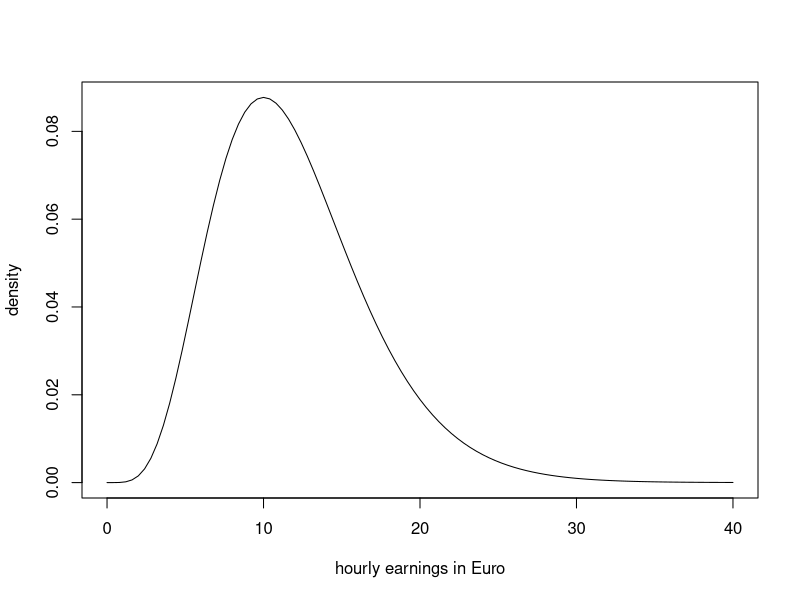
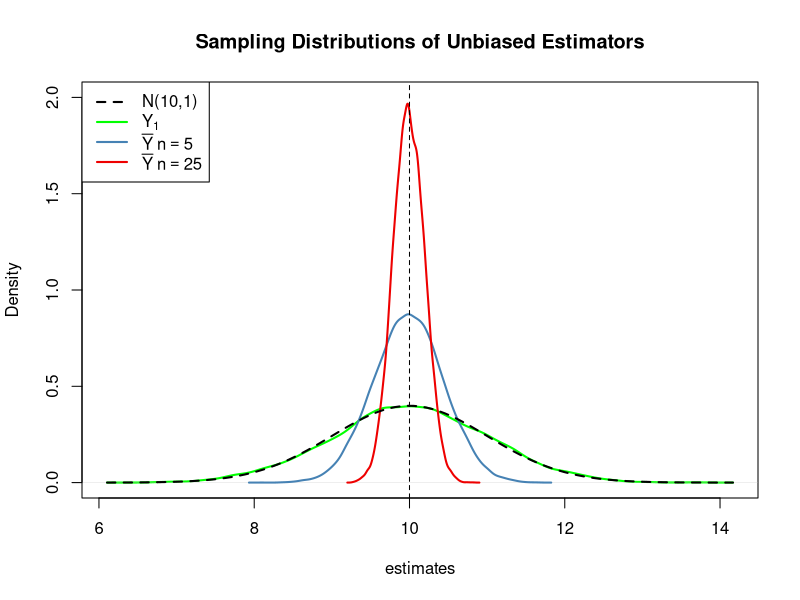
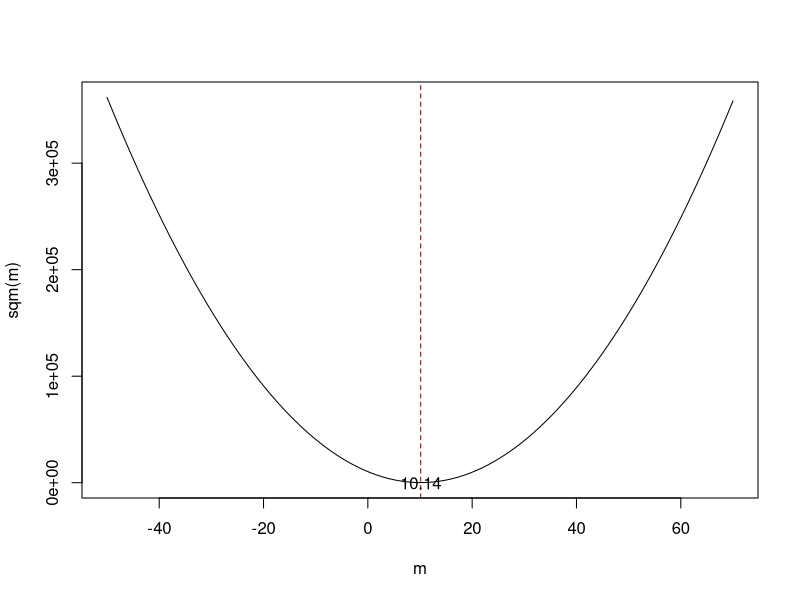
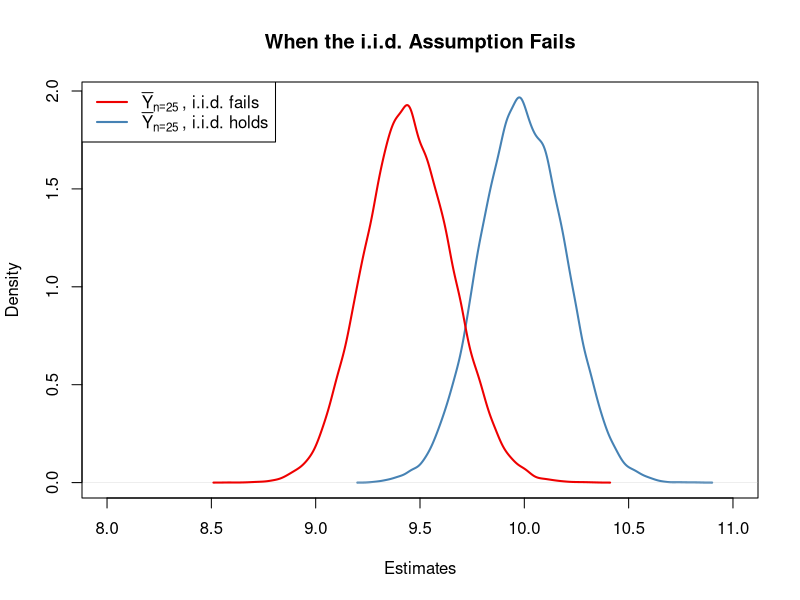
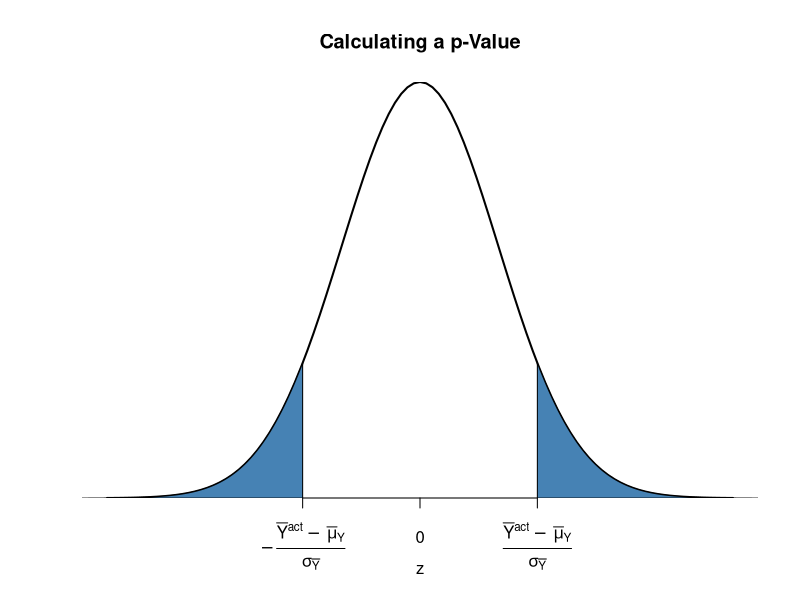
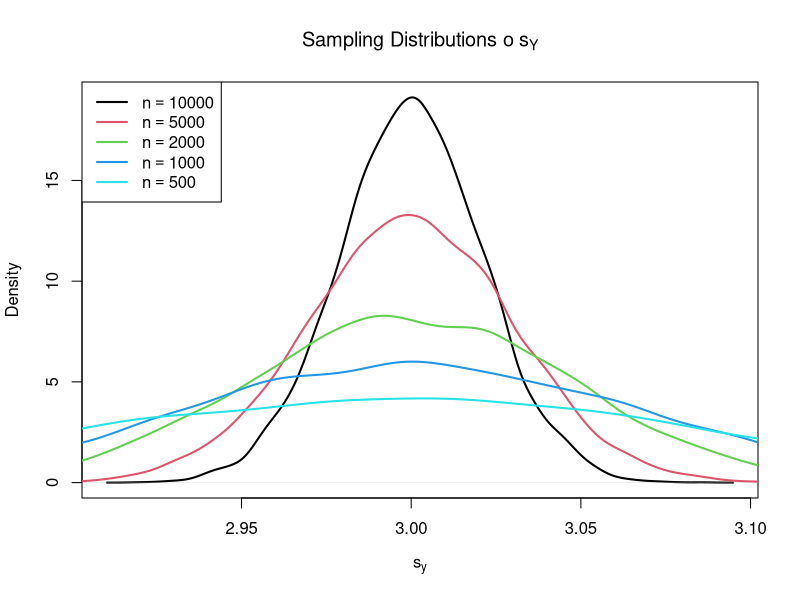
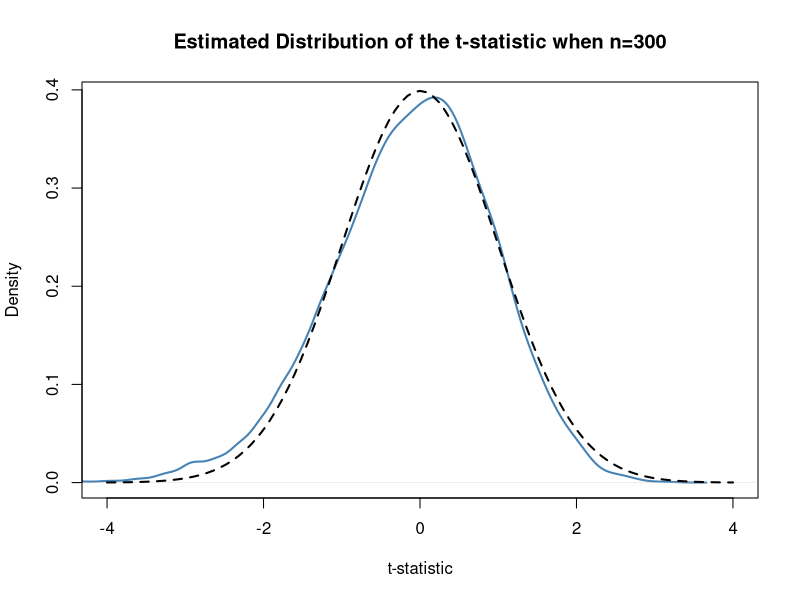
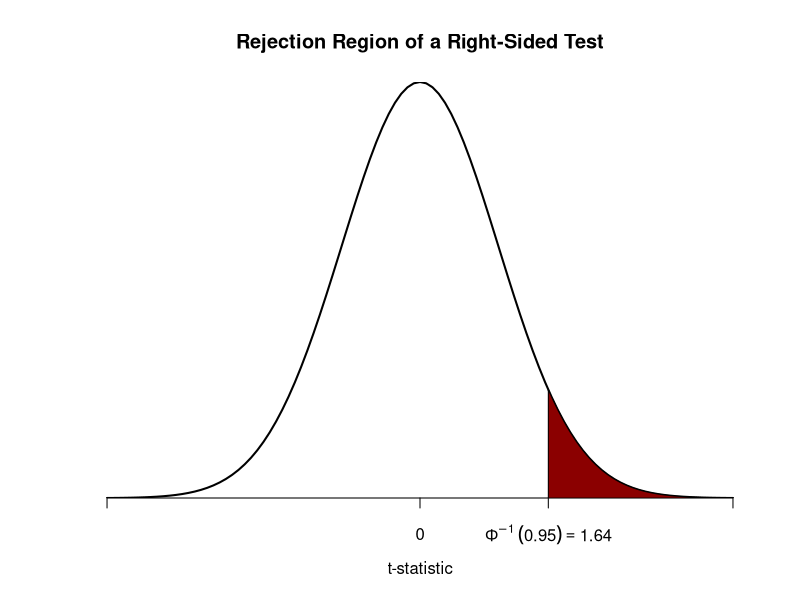

Recreate these plots in R, in order. (Note: this script raises an error after producing the figures.)
## ---- chunk 1
cat('
<div class = "keyconcept" id="KC3.1">
<h3 class = "right"> Key Concept 3.1 </h3>          
<h3 class = "left"> Estimators and Estimates </h3>

*Estimators* are functions of sample data drawn from an unknown population. *Estimates* are numeric values computed by estimators based on the sample data. Estimators are random variables because they are functions of *random* data. Estimates are nonrandom numbers.

</div>
')
## ---- chunk 2
cat('\\begin{keyconcepts}[Estimators and Estimates]{3.1}
\\textit{Estimators} are functions of sample data that are drawn randomly from an unknown population. \\textit{Estimates} are numeric values computed by estimators based on the sample data. Estimators are random variables because they are functions of \\textit{random} data. Estimates are nonrandom numbers.
\\end{keyconcepts}')
## ---- chunk 3
# plot the chi_12^2 distribution
curve(dchisq(x, df=12), 
      from = 0, 
      to = 40, 
      ylab = "density", 
      xlab = "hourly earnings in Euro")
## ---- chunk 4
# set seed for reproducibility
set.seed(1)

# sample from the chi_12^2 distribution, use only the first observation
rsamp <- rchisq(n = 100, df = 12)
rsamp[1]
## ---- chunk 5
cat('
<div class = "keyconcept" id="KC3.2">
<h3 class = "right"> Key Concept 3.2 </h3>          
<h3 class = "left"> Bias, Consistency and Efficiency </h3>

Desirable characteristics of an estimator include unbiasedness, consistency and efficiency.

**Unbiasedness:**  
If the mean of the sampling distribution of some estimator $\\hat\\mu_Y$ for the population mean $\\mu_Y$ equals $\\mu_Y$,
$$ E(\\hat\\mu_Y) = \\mu_Y, $$
the estimator is unbiased for $\\mu_Y$. The *bias* of $\\hat\\mu_Y$ then is $0$:

$$ E(\\hat\\mu_Y) - \\mu_Y = 0$$

**Consistency:**

We want the uncertainty of the estimator $\\mu_Y$ to decrease as the number of observations in the sample grows. More precisely, we want the probability that the estimate $\\hat\\mu_Y$ falls within a small interval around the true value $\\mu_Y$ to get increasingly closer to $1$ as $n$ grows. We write this as

$$ \\hat\\mu_Y \\xrightarrow{p} \\mu_Y. $$

**Variance and efficiency:**

We want the estimator to be efficient. Suppose we have two estimators, $\\hat\\mu_Y$ and $\\overset{\\sim}{\\mu}_Y$ and for some given sample size $n$ it holds that

$$ E(\\hat\\mu_Y) = E(\\overset{\\sim}{\\mu}_Y) = \\mu_Y $$
but
$$\\text{Var}(\\hat\\mu_Y) < \\text{Var}(\\overset{\\sim}{\\mu}_Y).$$

We then prefer to use $\\hat\\mu_Y$ as it has a lower variance than $\\overset{\\sim}{\\mu}_Y$, meaning that $\\hat\\mu_Y$ is more *efficient* in using the information provided by the observations in the sample.

</div>
')
## ---- chunk 6
cat('\\begin{keyconcepts}[Bias\\comma Consistency and Efficiency]{3.2}
Desirable characteristics of an estimator include unbiasedness, consistency and efficiency.\\newline

\\textbf{Unbiasedness:}

If the mean of the sampling distribution of some estimator $\\hat\\mu_Y$ for the population mean $\\mu_Y$ equals $\\mu_Y$,
$$ E(\\hat\\mu_Y) = \\mu_Ym, $$
the estimator is unbiased for $\\mu_Y$. The \\textit{bias} of $\\hat\\mu_Y$ then is $0$:

$$ E(\\hat\\mu_Y) - \\mu_Y = 0$$

\\textbf{Consistency:}

We want the uncertainty of the estimator $\\mu_Y$ to decrease as the number of observations in the sample grows. More precisely, we want the probability that the estimate $\\hat\\mu_Y$ falls within a small interval around the true value $\\mu_Y$ to get increasingly closer to $1$ as $n$ grows. We write this as

$$ \\hat\\mu_Y \\xrightarrow{p} \\mu_Y. $$

\\textbf{Variance and efficiency:}

We want the estimator to be efficient. Suppose we have two estimators, $\\hat\\mu_Y$ and $\\overset{\\sim}{\\mu}_Y$ and for some given sample size $n$ it holds that

$$ E(\\hat\\mu_Y) = E(\\overset{\\sim}{\\mu}_Y) = \\mu_Y $$
but
$$\\text{Var}(\\hat\\mu_Y) < \\text{Var}(\\overset{\\sim}{\\mu}_Y).$$

We then prefer to use $\\hat\\mu_Y$ as it has a lower variance than $\\overset{\\sim}{\\mu}_Y$, meaning that $\\hat\\mu_Y$ is more \\textit{efficient} in using the information provided by the observations in the sample.
\\end{keyconcepts}')
## ---- chunk 7
# generate a fictious population
pop <- rnorm(10000, 10, 1)

# sample from the population and estimate the mean
est1 <- replicate(expr = mean(sample(x = pop, size = 5)), n = 25000)

est2 <- replicate(expr = mean(sample(x = pop, size = 25)), n = 25000)

fo <- replicate(expr = sample(x = pop, size = 5)[1], n = 25000)
## ---- chunk 8
# check if object type is vector
is.vector(est1)
is.vector(est2)

# check length
length(est1)
length(est2)
## ---- chunk 9
# plot density estimate Y_1
plot(density(fo), 
      col = "green", 
      lwd = 2,
      ylim = c(0, 2),
      xlab = "estimates",
      main = "Sampling Distributions of Unbiased Estimators")

# add density estimate for the distribution of the sample mean with n=5 to the plot
lines(density(est1), 
     col = "steelblue", 
     lwd = 2, 
     bty = "l")

# add density estimate for the distribution of the sample mean with n=25 to the plot
lines(density(est2), 
      col = "red2", 
      lwd = 2)

# add a vertical line at the true parameter
abline(v = 10, lty = 2)

# add N(10,1) density to the plot
curve(dnorm(x, mean = 10), 
     lwd = 2,
     lty = 2,
     add = T)

# add a legend
legend("topleft",
       legend = c("N(10,1)",
                  expression(Y[1]),
                  expression(bar(Y) ~ n == 5),
                  expression(bar(Y) ~ n == 25)
                  ), 
       lty = c(2, 1, 1, 1), 
       col = c("black","green", "steelblue", "red2"),
       lwd = 2)
## ---- chunk 10
# define the function and vectorize it
sqm <- function(m) {
 sum((y-m)^2)
}
sqm <- Vectorize(sqm)

# draw random sample and compute the mean
y <- rnorm(100, 10, 1)
mean(y)
## ---- chunk 11
# plot the objective function
curve(sqm(x), 
      from = -50, 
      to = 70,
      xlab = "m",
      ylab = "sqm(m)")

# add vertical line at mean(y)
abline(v = mean(y), 
       lty = 2, 
       col = "darkred")

# add annotation at mean(y)
text(x = mean(y), 
     y = 0, 
     labels = paste(round(mean(y), 2)))
## ---- chunk 12
# compute the population mean of pop
mean(pop)
## ---- chunk 13
# simulate outcomes for the sample mean when the i.i.d. assumption fails
est3 <-  replicate(n = 25000, 
                   expr = mean(sample(x = sort(pop), 
                                      size = 25, 
                                      prob = c(rep(4, 2500), rep(1, 7500)))))

# compute the sample mean of the outcomes
mean(est3)
## ---- chunk 14
# sampling distribution of sample mean, i.i.d. holds, n=25
plot(density(est2), 
      col = "steelblue",
      lwd = 2,
      xlim = c(8, 11),
      xlab = "Estimates",
      main = "When the i.i.d. Assumption Fails")

# sampling distribution of sample mean, i.i.d. fails, n=25
lines(density(est3),
      col = "red2",
      lwd = 2)

# add a legend
legend("topleft",
       legend = c(expression(bar(Y)[n == 25]~", i.i.d. fails"),
                  expression(bar(Y)[n == 25]~", i.i.d. holds")
                  ), 
       lty = c(1, 1), 
       col = c("red2", "steelblue"),
       lwd = 2)
## ---- chunk 15
# plot the standard normal density on the interval [-4,4]
curve(dnorm(x),
      xlim = c(-4, 4),
      main = "Calculating a p-Value",
      yaxs = "i",
      xlab = "z",
      ylab = "",
      lwd = 2,
      axes = "F")

# add x-axis
axis(1, 
     at = c(-1.5, 0, 1.5), 
     padj = 0.75,
     labels = c(expression(-frac(bar(Y)^"act"~-~bar(mu)[Y,0], sigma[bar(Y)])),
                0,
                expression(frac(bar(Y)^"act"~-~bar(mu)[Y,0], sigma[bar(Y)]))))

# shade p-value/2 region in left tail
polygon(x = c(-6, seq(-6, -1.5, 0.01), -1.5),
        y = c(0, dnorm(seq(-6, -1.5, 0.01)),0), 
        col = "steelblue")

# shade p-value/2 region in right tail
polygon(x = c(1.5, seq(1.5, 6, 0.01), 6),
        y = c(0, dnorm(seq(1.5, 6, 0.01)), 0), 
        col = "steelblue")
## ---- chunk 16
# vector of sample sizes
n <- c(10000, 5000, 2000, 1000, 500)

# sample observations, estimate using 'sd()' and plot the estimated distributions
sq_y <- replicate(n = 10000, expr = sd(rnorm(n[1], 10, 3)))
plot(density(sq_y),
     main = expression("Sampling Distributions o" ~ s[Y]),
     xlab = expression(s[y]),
     lwd = 2)

for (i in 2:length(n)) {
  sq_y <- replicate(n = 10000, expr = sd(rnorm(n[i], 10, 3)))
  lines(density(sq_y), 
        col = i, 
        lwd = 2)
}

# add a legend
legend("topleft",
       legend = c(expression(n == 10000),
                  expression(n == 5000),
                  expression(n == 2000),
                  expression(n == 1000),
                  expression(n == 500)), 
       col = 1:5,
       lwd = 2)
## ---- chunk 17
cat('
<div class = "keyconcept" id="KC3.4">
<h3 class = "right"> Key Concept 3.4 </h3>          
<h3 class = "left"> The Standard Error of $\\overline{Y}$ </h3>

Take an i.i.d. sample $Y_1, \\dots, Y_n$. The mean of $Y$ is consistently estimated by $\\overline{Y}$, the sample mean of the $Y_i$. Since $\\overline{Y}$ is a random variable, it has a sampling distribution with variance $\\frac{\\sigma_Y^2}{n}$.

The standard error of $\\overline{Y}$, denoted $SE(\\overline{Y})$ is an estimator of the standard deviation of $\\overline{Y}$:

$$ SE(\\overline{Y}) = \\hat\\sigma_{\\overline{Y}} = \\frac{s_Y}{\\sqrt{n}} $$

The caret (^) over $\\sigma$ indicates that $\\hat\\sigma_{\\overline{Y}}$ is an estimator for $\\sigma_{\\overline{Y}}$. 
</div>
')
## ---- chunk 18
cat('\\begin{keyconcepts}[The Standard Error of $\\overline{Y}$]{3.4}
Take an i.i.d. sample $Y_1, \\dots, Y_n$. The mean of $Y$ is consistently estimated by $\\overline{Y}$, the sample mean of the $Y_i$. Since $\\overline{Y}$ is a random variable, it has a sampling distribution with variance $\\frac{\\sigma_Y^2}{n}$.

The standard error of $\\overline{Y}$, denoted $SE(\\overline{Y})$ is an estimator of the standard deviation of $\\overline{Y}$:

$$ SE(\\overline{Y}) = \\hat\\sigma_{\\overline{Y}} = \\frac{s_Y}{\\sqrt{n}} $$

The caret (\\string^) over $\\sigma$ indicates that $\\hat\\sigma_{\\overline{Y}}$ is an estimator for $\\sigma_{\\overline{Y}}$. 
\\end{keyconcepts}
')
## ---- chunk 19
# draw 10000 samples of size 100 and estimate the mean of Y and
# estimate the standard error of the sample mean

mean_estimates <- numeric(10000)
se_estimates <- numeric(10000)

for (i in 1:10000) {
  
  s <- sample(0:1, 
              size = 100,  
              prob = c(0.9, 0.1),
              replace = T)
  
  mean_estimates[i] <- mean(s)
  se_estimates[i] <- sqrt(mean(s) * (1 - mean(s)) / 100)

}

mean(mean_estimates)
mean(se_estimates)
## ---- chunk 20
# sample and estimate, compute standard error
samplemean_act <- mean(
  sample(0:1, 
         prob = c(0.9, 0.1), 
         replace = T, 
         size = 100))

SE_samplemean <- sqrt(samplemean_act * (1 - samplemean_act) / 100)

# null hypothesis
mean_h0 <- 0.1

# compute the p-value
pvalue <- 2 * pnorm(- abs(samplemean_act - mean_h0) / SE_samplemean)
pvalue
## ---- chunk 21
# compute a t-statistic for the sample mean
tstatistic <- (samplemean_act - mean_h0) / SE_samplemean
tstatistic
## ---- chunk 22
# prepare empty vector for t-statistics
tstatistics <- numeric(10000)

# set sample size
n <- 300

# simulate 10000 t-statistics
for (i in 1:10000) {
  
  s <- sample(0:1, 
              size = n,  
              prob = c(0.9, 0.1),
              replace = T)
  
  tstatistics[i] <- (mean(s)-0.1)/sqrt(var(s)/n)
  
}
## ---- chunk 23
# plot density and compare to N(0,1) density
plot(density(tstatistics),
     xlab = "t-statistic",
     main = "Estimated Distribution of the t-statistic when n=300",
     lwd = 2,
     xlim = c(-4, 4),
     col = "steelblue")

# N(0,1) density (dashed)
curve(dnorm(x), 
      add = T, 
      lty = 2, 
      lwd = 2)
## ---- chunk 24
cat('
<div class = "keyconcept" id="KC3.5">
<h3 class = "right"> Key Concept 3.5 </h3>          
<h3 class = "left"> The Terminology of Hypothesis Testing </h3>

In hypothesis testing, two types of mistakes are possible:

1. The null hypothesis *is* rejected although it is true (type-I-error)  

2. The null hypothesis *is not* rejected although it is false (type-II-error) 

The **significance level** of the test is the probability to commit a type-I-error we are willing to accept in advance. E.g., using a prespecified significance level of $0.05$, we reject the null hypothesis if and only if the $p$-value is less than $0.05$. The significance level is chosen before the test is conducted.

An equivalent procedure is to reject the null hypothesis if the observed test statistic is, in absolute value terms, larger than the **critical value** of the test statistic. The critical value is determined by the significance level chosen and defines two disjoint sets of values which are called **acceptance region** and **rejection region**. The acceptance region contains all values of the test statistic for which the test does not reject while the rejection region contains all the values for which the test does reject.

The **$p$-value** is the probability that, in repeated sampling under the same conditions a test statistic is observed that provides just as much evidence against the null hypothesis as the test statistic actually observed.

The actual probability that the test rejects the true null hypothesis is called the **size of the test**. In an ideal setting, the size does equal the significance level.

The probability that the test correctly rejects a false null hypothesis is called **power**. 

</div>
')
## ---- chunk 25
cat('\\begin{keyconcepts}[The Terminology of Hypothesis Testing]{3.5}
In hypothesis testing, two types of mistakes are possible:\\newline

\\begin{enumerate}
\\item The null hypothesis \\textit{is} rejected although it is true (type-I-error)  
\\item The null hypothesis \\textit{is not} rejected although it is false (type-II-error) 
\\end{enumerate}\\vspace{0.5cm}

The \\textit{significance level} of the test is the probability to commit a type-I-error we are willing to accept in advance. E.g., using a prespecified significance level of $0.05$, we reject the null hypothesis if and only if the $p$-value is less than $0.05$. The significance level is chosen before the test is conducted.\\newline

An equivalent procedure is to reject the null hypothesis if the observed test statistic is, in absolute value terms, larger than the \\textit{critical value} of the test statistic. The critical value is determined by the significance level chosen and defines two disjoint sets of values which are called \\textit{acceptance region} and \\textit{rejection region}. The acceptance region contains all values of the test statistic for which the test does not reject while the rejection region contains all the values for which the test does reject.\\newline

The \\textit{$p$-value} is the probability that, in repeated sampling under the same conditions, a test statistic is observed that provides just as much evidence against the null hypothesis as the test statistic actually observed.\\newline

The actual probability that the test rejects the true null hypothesis is called the \\textit{size of the test}. In an ideal setting, the size equals the significance level.\\newline

The probability that the test correctly rejects a false null hypothesis is called \\textit{power}. 
\\end{keyconcepts}
')
## ---- chunk 26
# check whether p-value < 0.05
pvalue < 0.05
## ---- chunk 27
# check the critical value
qnorm(p = 0.975)

# check whether the null is rejected using the t-statistic computed further above
abs(tstatistic) > 1.96
## ---- chunk 28
cat('
<div class = "keyconcept" id="KC3.6">
<h3 class = "right"> Key Concept 3.6 </h3>          
<h3 class = "left"> Testing the Hypothesis $E(Y) = \\mu_{Y,0}$ Against the Alternative $E(Y) \\neq \\mu_{Y,0}$ </h3>

1. Estimate $\\mu_{Y}$ using $\\overline{Y}$ and compute the $SE(\\overline{Y})$, standard error of $\\overline{Y}$.

2. Compute the $t$-statistic.

3. Compute the $p$-value and reject the null hypothesis at the $5\\%$ level of significance if the $p$-value is smaller than $0.05$ or, equivalently, if
$$ \\left\\lvert t^{act} \\right\\rvert > 1.96. $$
</div>

')
## ---- chunk 29
cat('\\begin{keyconcepts}[Testing the Hypothesis $E(Y) = \\mu_{Y,0}$ Against the Alternative $E(Y) \\neq \\mu_{Y,0}$]{3.6}
\\begin{enumerate}
\\item Estimate $\\mu_{Y}$ using $\\overline{Y}$ and compute $SE(\\overline{Y})$, the standard error of $SE(\\overline{Y})$.
\\item Compute the $t$-statistic.
\\item Compute the $p$-value and reject the null hypothesis at the $5\\%$ level of significance if the $p$-value is smaller than $0.05$ or, equivalently, if $$\\left\\lvert t^{act} \\right\\rvert > 1.96.$$
\\end{enumerate}
\\end{keyconcepts}
')
## ---- chunk 30
# plot the standard normal density on the domain [-4,4]
curve(dnorm(x),
      xlim = c(-4, 4),
      main = "Rejection Region of a Right-Sided Test",
      yaxs = "i",
      xlab = "t-statistic",
      ylab = "",
      lwd = 2,
      axes = "F")

# add the x-axis
axis(1, 
     at = c(-4, 0, 1.64, 4), 
     padj = 0.5,
     labels = c("", 0, expression(Phi^-1~(.95)==1.64), ""))

# shade the rejection region in the left tail
polygon(x = c(1.64, seq(1.64, 4, 0.01), 4),
        y = c(0, dnorm(seq(1.64, 4, 0.01)), 0), 
        col = "darkred")
## ---- chunk 31
# plot the the standard normal density on the domain [-4,4]
curve(dnorm(x),
      xlim = c(-4, 4),
      main = "Rejection Region of a Left-Sided Test",
      yaxs = "i",
      xlab = "t-statistic",
      ylab = "",
      lwd = 2,
      axes = "F")

# add x-axis
axis(1, 
     at = c(-4, 0, -1.64, 4), 
     padj = 0.5,
     labels = c("", 0, expression(Phi^-1~(.05)==-1.64), ""))

# shade rejection region in right tail
polygon(x = c(-4, seq(-4, -1.64, 0.01), -1.64),
        y = c(0, dnorm(seq(-4, -1.64, 0.01)), 0), 
        col = "darkred")
## ---- chunk 32
cat('
<div class = "keyconcept" id="KC3.7">
<h3 class = "right"> Key Concept 3.7 </h3>          
<h3 class = "left"> Confidence Intervals for the Population Mean </h3>

A $95\\%$ confidence interval for $\\mu_Y$ is a random variable that contains the true $\\mu_Y$ in $95\\%$ of all possible random samples. When $n$ is large we can use the normal approximation. Then, $99\\%$, $95\\%$, $90\\%$ confidence intervals are

\\begin{align}
&99\\%\\text{ confidence interval for } \\mu_Y = \\left[ \\overline{Y} \\pm 2.58 \\times SE(\\overline{Y}) \\right], \\\\
&95\\%\\text{ confidence interval for } \\mu_Y = \\left[\\overline{Y} \\pm 1.96 \\times SE(\\overline{Y}) \\right], \\\\
&90\\%\\text{ confidence interval for } \\mu_Y = \\left[ \\overline{Y} \\pm 1.64 \\times SE(\\overline{Y}) \\right].
\\end{align}

These confidence intervals are sets of null hypotheses we cannot reject in a two-sided hypothesis test at the given level of confidence.

Now consider the following statements.

1. In repeated sampling, the interval
$$ \\left[ \\overline{Y} \\pm 1.96 \\times SE(\\overline{Y}) \\right] $$
covers the true value of $\\mu_Y$ with a probability of $95\\%$.

2. We have computed $\\overline{Y} = 5.1$ and $SE(\\overline{Y})=2.5$ so the interval
$$ \\left[ 5.1  \\pm 1.96 \\times 2.5 \\right] = \\left[0.2,10\\right] $$ covers the true value of $\\mu_Y$ with a probability of $95\\%$.

While 1. is right (this is in line with the definition above), 2. is wrong and none of your lecturers wants to read such a sentence in a term paper, written exam or similar, believe us.
The difference is that, while 1. is the definition of a random variable, 2. is one possible *outcome* of this random variable so there is no meaning in making any probabilistic statement about it. Either the computed interval does cover $\\mu_Y$ *or* it does not!

</div>
')
## ---- chunk 33
cat('\\begin{keyconcepts}[Confidence Intervals for the Population Mean]{3.7}
A $95\\%$ confidence interval for $\\mu_Y$ is a \\texttt{random variable} that contains the true $\\mu_Y$ in $95\\%$ of all possible random samples. When $n$ is large we can use the normal approximation. Then, $99\\%$, $95\\%$, $90\\%$ confidence intervals are

\\begin{align}
&99\\%\\text{ confidence interval for } \\mu_Y = \\left[ \\overline{Y} \\pm 2.58 \\times SE(\\overline{Y}) \\right], \\\\
&95\\%\\text{ confidence interval for } \\mu_Y = \\left[\\overline{Y} \\pm 1.96 \\times SE(\\overline{Y}) \\right], \\\\
&90\\%\\text{ confidence interval for } \\mu_Y = \\left[ \\overline{Y} \\pm 1.64 \\times SE(\\overline{Y}) \\right].
\\end{align}

These confidence intervals are sets of null hypotheses we cannot reject in a two-sided hypothesis test at the given level of confidence.\\newline

Now consider the following statements.\\newline

\\begin{enumerate}
\\item In repeated sampling, the interval
$$ \\left[ \\overline{Y} \\pm 1.96 \\times SE(\\overline{Y}) \\right] $$
covers the true value of $\\mu_Y$ with a probability of $95\\%$.

\\item We have computed $\\overline{Y} = 5.1$ and $SE(\\overline{Y})=2.5$ so the interval
$$ \\left[5.1  \\pm 1.96 \\times 2.5 \\right] = \\left[0.2,10\\right] $$ covers the true value of $\\mu_Y$ with a probability of $95\\%$.
\\end{enumerate}\\vspace{0.5cm}

While 1. is right (this is in line with the definition above), 2. is wrong and none of your lecturers wants to read such a sentence in a term paper, written exam or similar, believe us.
The difference is that, while 1. is the definition of a random variable, 2. is one possible \\textit{outcome} of this random variable so there is no meaning in making any probabilistic statement about it. Either the computed interval \\textit{does cover} $\\mu_Y$ or it \\textit{does not}!
\\end{keyconcepts}
')
## ---- chunk 34
# set seed
set.seed(1)

# generate some sample data
sampledata <- rnorm(100, 10, 10)

# check the type of the outcome produced by t.test
typeof(t.test(sampledata))

# display the list elements produced by t.test
ls(t.test(sampledata))
## ---- chunk 35
t.test(sampledata)$"conf.int"
## ---- chunk 36
t.test(sampledata)
## ---- chunk 37
# set random seed
set.seed(1)

# draw data from two different populations with equal mean
sample_pop1 <- rnorm(100, 10, 10)
sample_pop2 <- rnorm(100, 10, 20)

# perform a two sample t-test
t.test(sample_pop1, sample_pop2)
## ---- chunk 38
# load the 'readxl' package
library(readxl)
## ---- chunk 39
# import the data into R
cps <- read_excel(path = "data/cps_ch3.xlsx")
## ---- chunk 40
# load the 'dplyr' package
library(dplyr)
## ---- chunk 41
# get an overview of the data structure
head(cps)

# group data by gender and year and compute the mean, standard deviation
# and number of observations for each group
avgs <- cps %>% 
        group_by(a_sex, year) %>% 
        summarise(mean(ahe08), 
                  sd(ahe08), 
                  n())

# print the results to the console
print(avgs)
## ---- chunk 42
# split the dataset by gender
male <- avgs %>% dplyr::filter(a_sex == 1) 

female <- avgs %>% dplyr::filter(a_sex == 2)

# rename columns of both splits
colnames(male)   <- c("Sex", "Year", "Y_bar_m", "s_m", "n_m")
colnames(female) <- c("Sex", "Year", "Y_bar_f", "s_f", "n_f")

# estimate gender gaps, compute standard errors and confidence intervals for all dates
gap <- male$Y_bar_m - female$Y_bar_f

gap_se <- sqrt(male$s_m^2 / male$n_m + female$s_f^2 / female$n_f)

gap_ci_l <- gap - 1.96 * gap_se

gap_ci_u <- gap + 1.96 * gap_se

result <- cbind(male[,-1], female[,-(1:2)], gap, gap_se, gap_ci_l, gap_ci_u)

# print the results to the console
print(result, digits = 3)
## ---- chunk 43
# set random seed
set.seed(123)

# generate dataset
X <- runif(n = 100, 
           min = 18, 
           max = 70)

Y <- X + rnorm(n=100, 50, 15)

# plot observations
plot(X, 
     Y, 
     type = "p",
     main = "A Scatterplot of X and Y",
     xlab = "Age",
     ylab = "Earnings",
     col = "steelblue",
     pch = 19)
## ---- chunk 44
# compute sample covariance of X and Y
cov(X, Y)

# compute sample correlation between X and Y
cor(X, Y)

# an equivalent way to compute the sample correlation
cov(X, Y) / (sd(X) * sd(Y))
## ---- chunk 45
library(MASS)

# set random seed
set.seed(1)

# positive correlation (0.81)
example1 <- mvrnorm(100,
                    mu = c(0, 0), 
                    Sigma = matrix(c(2, 2, 2, 3), ncol = 2),
                    empirical = TRUE)

# negative correlation (-0.81)
example2 <- mvrnorm(100,
                    mu = c(0, 0), 
                    Sigma = matrix(c(2, -2, -2, 3), ncol = 2),
                    empirical = TRUE)

# no correlation 
example3 <- mvrnorm(100,
                    mu = c(0, 0), 
                    Sigma = matrix(c(1, 0, 0, 1), ncol = 2),
                    empirical = TRUE)

# no correlation (quadratic relationship)
X <- seq(-3, 3, 0.01)
Y <- - X^2 + rnorm(length(X))

example4 <- cbind(X, Y)

# divide plot area as 2-by-2 array
par(mfrow = c(2, 2))

# plot datasets
plot(example1, col = "steelblue", pch = 20, xlab = "X", ylab = "Y", 
     main = "Correlation = 0.81")

plot(example2, col = "steelblue", pch = 20, xlab = "X", ylab = "Y", 
     main = "Correlation = -0.81")

plot(example3, col = "steelblue", pch = 20, xlab = "X", ylab = "Y", 
     main = "Correlation = 0")

plot(example4, col = "steelblue", pch = 20, xlab = "X", ylab = "Y", 
     main = "Correlation = 0")
## ---- chunk 46
if (my_output=="html") {
  cat('
<div  class = "DCexercise">

#### 1. Biased ... {-}

Consider the following alternative estimator for $\\mu_Y$, the mean of the $Y_i$

$$\\widetilde{Y}=\\frac{1}{n-1}\\sum\\limits_{i=1}^n Y_i$$

In this exercise we will illustrate that this estimator is a biased estimator for $\\mu_Y$.

**Instructions:**

  + Define a function <tt>Y_tilde</tt> that implements the estimator above.
  
  + Randomly draw 5 observations from the $\\mathcal{N}(10, 25)$ distribution and compute an estimate using <tt>Y_tilde()</tt>. Repeat this procedure 10000 times and store the results in <tt>est_biased</tt>. 
  
  + Plot a histogram of <tt>est_biased</tt>.
  
  + Add a red vertical line at $\\mu=10$ using the function <tt>abline()</tt>.
  
<iframe src="DCL/ex3_1.html" frameborder="0" scrolling="no" style="width:100%;height:400px"></iframe>

**Hints:**

  + To compute the sum of a vector you can use <tt>sum()</tt>, to get the length of a vector you can use <tt>length()</tt>.
  
  + Use the function <tt>replicate()</tt> to compute repeatedly estimates of random samples. With the arguments <tt>expr</tt> and <tt>n</tt> you can specify the operation and how often it has to be replicated.
  
  + A histogram can be plotted with the function <tt>hist()</tt>.
  
  + The point on the x-axis as well as the color for the vertical line can be specified via the arguments <tt>v</tt> and <tt>col</tt>.

</div>')
} else {
  cat('\\begin{center}\\textit{This interactive part of the book is only available in the HTML version.}\\end{center}')
}
## ---- chunk 47
if (my_output=="html") {
  cat('
<div  class = "DCexercise">

#### 2. ... but consistent estimator {-}

Consider again the estimator from the previous exercise. It is available in your environment as the function <tt>Y_tilde()</tt>. You are requested to do the same procedure as in the previous exercise. This time, however, increase the number of observations to draw from 5 to 1000. 

What do you notice? What can you say about this estimator?

**Instructions:**

  + Randomly draw 1000 observations from the $\\mathcal{N}(10, 25)$ distribution and compute an estimate of the mean using <tt>Y_tilde()</tt>. Repeat this procedure 10000 times and store the results in <tt>est_consistent</tt>. 
  
  + Plot a histogram of <tt>est_consistent</tt>.
  
  + Add a red vertical line at $\\mu=10$ using the function <tt>abline()</tt>.
  
<iframe src="DCL/ex3_2.html" frameborder="0" scrolling="no" style="width:100%;height:340px"></iframe>

**Hints:**

  + Use the function <tt>replicate()</tt> to compute estimates of repeatedly drawn random samples. Using the arguments <tt>expr</tt> and <tt>n</tt> you may specify the operation and how often it will be replicated.
  
  + A histogram can be plotted with the function <tt>hist()</tt>.
  
  + The position on the x-axis as well as the color for the vertical line can be specified via the arguments <tt>v</tt> and <tt>col</tt>.

</div>')}
## ---- chunk 48
if (my_output=="html") {
  cat('
<div  class = "DCexercise">

#### 3. Efficiency of an Estimator {-}

In this exercise we want to illustrate the result that the sample mean

$$\\hat{\\mu}_Y=\\sum\\limits_{i=1}^{n}a_iY_i$$ with the equal weighting scheme $a_i=\\frac{1}{n}$ for $i=1,...,n$ is the best linear unbiased estimator (BLUE) of $\\mu_Y$. 

As an alternative, consider the estimator

$$\\tilde{\\mu}_Y=\\sum\\limits_{i=1}^{n}b_iY_i$$

where $b_i$ gives the first $\\frac{n}{2}$ observations a higher weighting than the second $\\frac{n}{2}$ observations (we assume that $n$ is even for simplicity). 

The vector of weights <tt>w</tt> has been defined already and is available in your working environment.

**Instructions:**

  + Verify that $\\tilde{\\mu}$ is an unbiased estimator of $\\mu_Y$, the mean of the $Y_i$.
  
  + Implement the alternative estimator of $\\mu_Y$ as a function <tt>mu_tilde()</tt>.

  + Randomly draw 100 observations from the $\\mathcal{N}(5, 100)$ distribution and compute estimates with both estimators. Repeat this procedure 10000 times and store the results in <tt>est_bar</tt> and <tt>est_tilde</tt>.
  
  + Compute the sample variances of <tt>est_bar</tt> and <tt>est_tilde</tt>. What can you say about both estimators?
  
<iframe src="DCL/ex3_3.html" frameborder="0" scrolling="no" style="width:100%;height:420px"></iframe>

**Hints:**

  + In order for $\\tilde{\\mu}$ to be an unbiased estimator all weights have to sum up to 1.
  
  + Use the function <tt>replicate()</tt> to compute estimates of repeatedly drawn samples. With the arguments <tt>expr</tt> and <tt>n</tt> you can specify the operation and how often it is replicated.

  + You may use <tt>var()</tt> the compute the sample variance.

</div>')}
## ---- chunk 49
if (my_output=="html") {
  cat('
<div  class = "DCexercise">

#### 4. Hypothesis Test --- $t$-statistic {-}

Consider the CPS dataset from Chapter \\@ref(aattggoe) again. The dataset <tt>cps</tt> is available in your working environment.

We suppose that the average hourly earnings (in prices of 2012) <tt>ahe12</tt> exceed 23.50 $\\$/h$ and wish to test this hypothesis at a significance level of $\\alpha=0.05$. Please do the following:

**Instructions:**

  + Compute the test statistic by hand and assign it to <tt>tstat</tt>.
  
  + Use <tt>tstat</tt> to accept or reject the null hypothesis. Please do so using the normal approximation. 
  
<iframe src="DCL/ex3_4.html" frameborder="0" scrolling="no" style="width:100%;height:340px"></iframe>

**Hints:**

  + We test $H_0:\\mu_{Y_{ahe}}\\leq 23.5$ vs. $H_1:\\mu_{Y_{ahe}}>23.5$. That is, we conduct a right-sided test.
  
  + The $t$-statistic is defined as $\\frac{\\bar{Y}-\\mu_{Y,0}}{s_{Y}/\\sqrt{n}}$ where $s_Y$ denotes the sample variance.

  + To decide whether the null hypothesis is accepted or rejected you can compare the $t$-statistic with the respective quantile of the standard normal distribution. Use logical operators.

</div>')}
## ---- chunk 50
if (my_output=="html") {
  cat('
<div  class = "DCexercise">

#### 5. Hypothesis Test --- $p$-value {-}

Reconsider the test situation from the previous exercise. The dataset <tt>cps</tt> as well as the vector <tt>tstat</tt> are available in your working environment.

Instead of using the $t$-statistic as decision criterion you may also use the $p$-value. Now please do the following:

**Instructions:**

  + Compute the $p$-value by hand and assign it to <tt>pval</tt>.
  
  + Use <tt>pval</tt> to accept or reject the null hypothesis.
  
<iframe src="DCL/ex3_5.html" frameborder="0" scrolling="no" style="width:100%;height:340px"></iframe>

**Hints:**

  + The $p$-value for a right-sided test can be computed as $p=P(t>t^{act}|H_0)$.
  
  + We reject the null if $p<\\alpha$. Use logical operators to check for this.

</div>')}
## ---- chunk 51
if (my_output=="html") {
  cat('
<div  class = "DCexercise">

#### 6. Hypothesis Test --- One Sample $t$-test {-}

In the last two exercises we discussed two ways of conducting a hypothesis test. These approaches are somewhat cumbersome to apply by hand which is why <tt>R</tt> provides the function <tt>t.test()</tt>. It does most of the work automatically. <tt>t.test()</tt> provides $t$-statistics, $p$-values and even confidence intervals (more on the latter in later exercises). Note that <tt>t.test()</tt> uses the $t$-distribution instead of the normal distribution which becomes important when the sample size is small. 

The dataset <tt>cps</tt> and the variable <tt>pval</tt> from Exercise 3.4 are available in your working environment.

**Instructions:**

  + Conduct the hypothesis test from previous exercises using the function <tt>t.test()</tt>.
  
  + Extract the $t$-statistic and the $p$-value from the list created by <tt>t.test()</tt>. Assign them to the variables <tt>tstat</tt> and <tt>pvalue</tt>.
  
  + Verify that using the normal approximation here is valid as well by computing the difference between both $p$-values.
  
<iframe src="DCL/ex3_6.html" frameborder="0" scrolling="no" style="width:100%;height:340px"></iframe>

**Hints:**

  + The type of the test as well as the null hypothesis can be specified via the arguments <tt>alternative</tt> and <tt>mu</tt>.
  
  + The $t$-statistic and the $p$-value can be obtained via <tt>\\$statistic</tt> and <tt>\\$p.value</tt>, respectively.

</div>')}
## ---- chunk 52
if (my_output=="html") {
  cat('
<div  class = "DCexercise">

#### 7. Hypothesis Test --- Two Sample $t$-test {-}

Consider the annual maximum sea levels at Port Pirie (Southern Australia) and Fremantle (Western Australia) for the last 30 years.

The observations are made available as vectors <tt>portpirie</tt> and <tt>fremantle</tt> in your working environment.

**Instructions:**

  + Test whether there is a significant difference in the annual maximum sea levels at a significance level of $\\alpha=0.05$.

<iframe src="DCL/ex3_7.html" frameborder="0" scrolling="no" style="width:100%;height:340px"></iframe>

**Hints:**

  + We test $H_0:\\mu_{P}-\\mu_{F}=0$ vs. $H_1:\\mu_{P}-\\mu_{F}\\ne 0$. That is, we conduct a two sample $t$-test.
  
  + For a two sample $t$-test the function <tt>t.test()</tt> expects two vectors containing the data.

</div>')}
## ---- chunk 53
if (my_output=="html") {
  cat('
<div  class = "DCexercise">

#### 8. Confidence Interval {-}

Reconsider the test situation concerning the annual maximum sea levels at Port Pirie and Fremantle.

The variables <tt>portpirie</tt> and <tt>fremantle</tt> are again available in your working environment.

**Instructions:**

  + Construct a $95\\%$-confidence interval for the difference in the sea levels using <tt>t.test()</tt>.

<iframe src="DCL/ex3_8.html" frameborder="0" scrolling="no" style="width:100%;height:340px"></iframe>

**Hint:**

  + The function <tt>t.test()</tt> computes a $95\\%$ confidence interval by default. This is accessible via <tt>$conf.int</tt>.

</div>')}
## ---- chunk 54
if (my_output=="html") {
  cat('
<div  class = "DCexercise">

#### 9. (Co)variance and Correlation I {-}

Consider a random sample $(X_i, Y_i)$ for $i=1,...,100$.

The respective vectors <tt>X</tt> and <tt>Y</tt> are available in your working environment.

**Instructions:**

  + Compute the variance of $X$ using the function <tt>cov()</tt>.
  
  + Compute the covariance of $X$ and $Y$.
  
  + Compute the correlation between $X$ and $Y$.

<iframe src="DCL/ex3_9.html" frameborder="0" scrolling="no" style="width:100%;height:340px"></iframe>

**Hints:**

  + The variance is a special case of the covariance.
  
  + <tt>cov()</tt> as well as <tt>cor()</tt> expect a vector for each variable.

</div>')}
## ---- chunk 55
if (my_output=="html") {
  cat('
<div  class = "DCexercise">

#### 10. (Co)variance and Correlation II {-}

In this exercise we want to examine the limitations of the correlation as a dependency measure. 

Once the session has initialized you will see the plot of 100 realizations from two random variables $X$ and $Y$.

The respective observations are available in the vectors <tt>X</tt> and <tt>Y</tt> in your working environment.

**Instructions:**

  + Compute the correlation between $X$ and $Y$. Interpret your result critically.

<iframe src="DCL/ex3_10.html" frameborder="0" scrolling="no" style="width:100%;height:340px"></iframe>

**Hint:**

  + <tt>cor()</tt> expects a vector for each variable.

</div>')}
